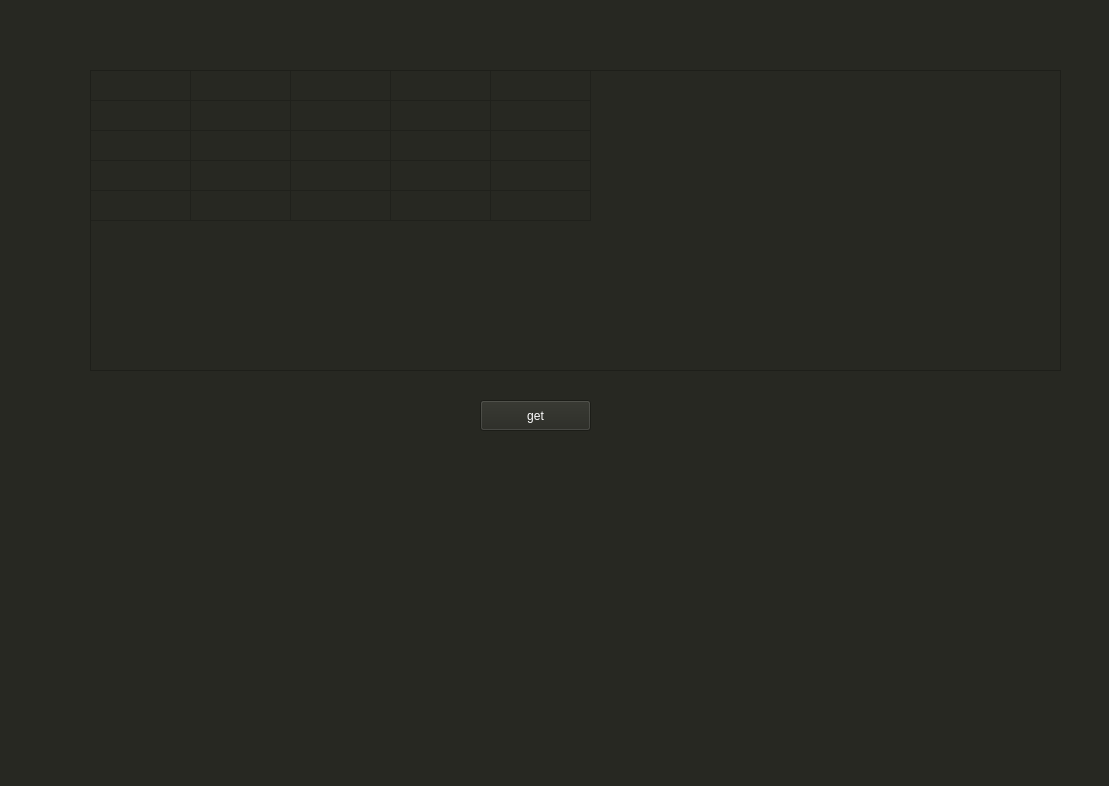
<?xml version="1.0" encoding="UTF-8"?>
<ui version="4.0">
 <class>MainWindow</class>
 <widget class="QMainWindow" name="MainWindow">
  <property name="geometry">
   <rect>
    <x>0</x>
    <y>0</y>
    <width>1109</width>
    <height>786</height>
   </rect>
  </property>
  <property name="font">
   <font>
    <family>Consolas</family>
    <pointsize>12</pointsize>
    <weight>50</weight>
    <italic>false</italic>
    <bold>false</bold>
   </font>
  </property>
  <property name="windowTitle">
   <string>MainWindow</string>
  </property>
  <property name="styleSheet">
   <string notr="true">background-color: rgb(39, 40, 34);
font: 12pt &quot;Consolas&quot;;
color: white
</string>
  </property>
  <widget class="QWidget" name="centralwidget">
   <widget class="QTableWidget" name="tbl1">
    <property name="geometry">
     <rect>
      <x>90</x>
      <y>70</y>
      <width>971</width>
      <height>301</height>
     </rect>
    </property>
    <property name="showGrid">
     <bool>true</bool>
    </property>
    <property name="gridStyle">
     <enum>Qt::SolidLine</enum>
    </property>
    <property name="sortingEnabled">
     <bool>false</bool>
    </property>
    <property name="wordWrap">
     <bool>true</bool>
    </property>
    <property name="cornerButtonEnabled">
     <bool>true</bool>
    </property>
    <property name="rowCount">
     <number>5</number>
    </property>
    <property name="columnCount">
     <number>5</number>
    </property>
    <attribute name="horizontalHeaderVisible">
     <bool>false</bool>
    </attribute>
    <attribute name="verticalHeaderVisible">
     <bool>false</bool>
    </attribute>
    <row/>
    <row/>
    <row/>
    <row/>
    <row/>
    <column/>
    <column/>
    <column/>
    <column/>
    <column/>
    <item row="0" column="0">
     <property name="text">
      <string/>
     </property>
     <property name="background">
      <brush brushstyle="NoBrush">
       <color alpha="255">
        <red>0</red>
        <green>0</green>
        <blue>0</blue>
       </color>
      </brush>
     </property>
    </item>
    <item row="2" column="0">
     <property name="text">
      <string/>
     </property>
    </item>
    <item row="2" column="1">
     <property name="text">
      <string/>
     </property>
    </item>
   </widget>
   <widget class="QPushButton" name="get_btn">
    <property name="geometry">
     <rect>
      <x>480</x>
      <y>400</y>
      <width>111</width>
      <height>31</height>
     </rect>
    </property>
    <property name="text">
     <string>get</string>
    </property>
   </widget>
  </widget>
  <widget class="QMenuBar" name="menubar">
   <property name="geometry">
    <rect>
     <x>0</x>
     <y>0</y>
     <width>1109</width>
     <height>25</height>
    </rect>
   </property>
  </widget>
  <widget class="QStatusBar" name="statusbar"/>
 </widget>
 <resources/>
 <connections/>
</ui>
